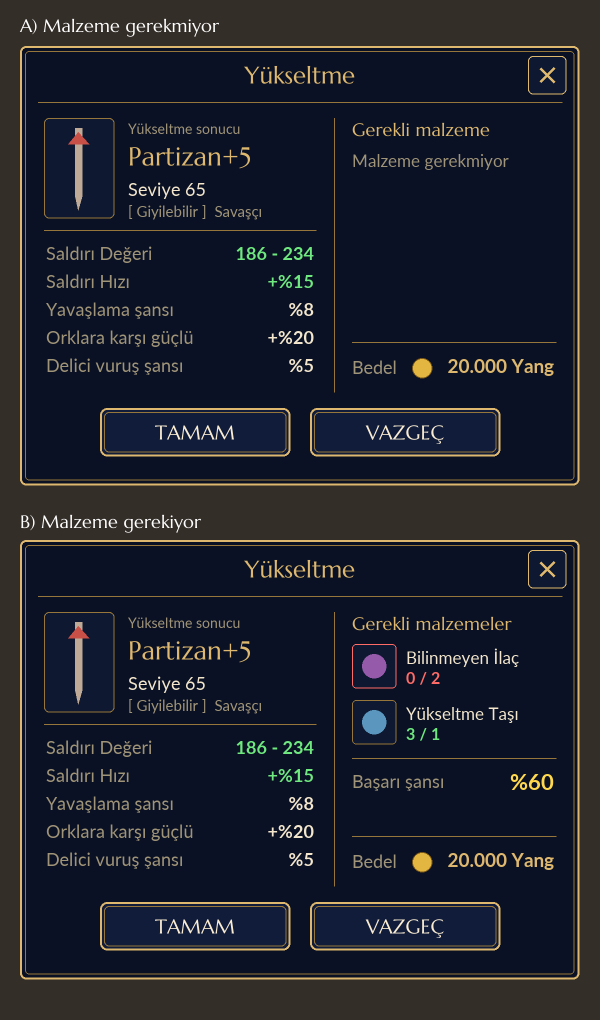
#> input picture mobile/yukseltme_taslak_genis.png, 1200 x 2040 px, given in place of zarf_tas.png, which was not available (shown at 1/2 size)
$ python build_akravon_whisper.py ../../yukseltme_taslak_genis.png ../../yukseltme_taslak.png
#> lines starting #> are read from the running program, lines starting #| are printed output that depends on the picture
# -*- coding: utf-8 -*-
# AKRAVON: fisilti gorselleri
#  mail_icon / mail_icon_green : HUD'da Sohbet ikonunun altina gelen zarf (Sohbet ikonuyla ayni bej / metal stil; green = okunmamis yanip sonme katmani)
#  wsp_min_1 / wsp_min_3 : fisilti penceresi kucult dugmesi (kapat dugmesiyle ayni cerceve, ortada tire)
#  wsp_me_* / wsp_other_* : mesaj balonlari (9 parca, kose 12 px): kendi mesajimiz yesil, gelen mesaj mavi, ince acik kenar
import os
import sys
import numpy as np
from PIL import Image, ImageDraw, ImageFilter

SS = 4
HERE = os.path.dirname(os.path.abspath(__file__))
PROJECT = os.path.join(HERE, '..', '..')
HUD = os.path.join(PROJECT, 'gorseller', 'mobile_ui', 'akravon', 'hud')
LEGACY = os.path.join(PROJECT, 'gorseller', 'ymir work', 'ui', 'akravon_legacy')
GOLD = (222, 184, 110, 255)


def MeanColor(path):
	im = np.array(Image.open(path).convert('RGBA')).astype(np.float32)
	mask = im[..., 3] > 200
	return tuple(int(v) for v in im[mask][:, :3].mean(axis = 0))


ART = os.path.join(HERE, 'ref_menu', 'ikon', 'zarf_tas.png')	# el yapimi tas kabartmali zarf (kaynak sanat)


def Envelope(tint = None):
	# kullanicinin tas kabartmali zarfi: kenar kirlerini temizle, kirp, 46 genislige indir, rengi Sohbet ikonuyla ayni tona cek
	art = Image.open(ART).convert('RGBA')
	a = np.array(art).astype(np.float32)
	# kenardaki yari saydam kir / benek: sert esik + acilim (erozyon sonra genisleme) ile ana govde disinda her sey silinir
	solid = Image.fromarray(((a[..., 3] > 200) * 255).astype(np.uint8), 'L')
	solid = solid.filter(ImageFilter.MinFilter(15)).filter(ImageFilter.MaxFilter(17))
	keep = np.array(solid) > 128
	a[..., 3] = np.where(keep, a[..., 3], 0)
	ys, xs = np.where(a[..., 3] > 0)
	art = Image.fromarray(a.astype(np.uint8), 'RGBA').crop((xs.min(), ys.min(), xs.max() + 1, ys.max() + 1))
	width = 40
	height = int(round(art.size[1] * width / float(art.size[0])))
	art = art.resize((width, height), Image.LANCZOS)
	px = np.array(art).astype(np.float32)
	mask = px[..., 3] > 200
	target = MeanColor(os.path.join(HUD, 'chat_icon.png'))
	current = px[mask][:, :3].mean(axis = 0)
	for channel in range(3):
		px[..., channel] = np.clip(px[..., channel] * (target[channel] / float(current[channel])), 0, 255)
	if tint:
		for channel in range(3):
			px[..., channel] = np.clip(px[..., channel] * 0.45 + tint[channel] * 0.75, 0, 255)
	icon = Image.fromarray(px.astype(np.uint8), 'RGBA')
	canvas = Image.new('RGBA', (54, 40), (0, 0, 0, 0))	# Gorev / Sohbet ikon sutunuyla ayni genislik (54): hizali
	canvas.alpha_composite(icon, ((54 - icon.size[0]) // 2, (40 - icon.size[1]) // 2))
	return canvas


def Minimize(state):
	big = Image.new('RGBA', (32 * SS, 32 * SS), (0, 0, 0, 0))
	d = ImageDraw.Draw(big)
	fill = (150, 112, 56, 255) if state == 'down' else (8, 11, 22, 255)
	d.rounded_rectangle((0, 0, 32 * SS - 1, 32 * SS - 1), 5 * SS, fill = fill, outline = GOLD, width = SS)
	col = (24, 16, 6, 255) if state == 'down' else GOLD
	d.line((8 * SS, 22 * SS, 24 * SS, 22 * SS), fill = col, width = 3 * SS)
	return big.resize((32, 32), Image.LANCZOS)


def Corner(fill, edge):
	# 12x12 kose: yaricap 11 yuvarlak, 1 px kenar, dolgu opak; kenar / dolgu duz seritlerle ayni renk
	size = 36
	big = Image.new('RGBA', (size * SS, size * SS), (0, 0, 0, 0))
	d = ImageDraw.Draw(big)
	d.rounded_rectangle((0, 0, size * SS - 1, size * SS - 1), 11 * SS, fill = fill + (255,), outline = edge + (255,), width = SS)
	return big.resize((size, size), Image.LANCZOS)


def Corners(im, prefix, out):
	c = 12
	w, h = im.size
	boxes = {'tl': (0, 0, c, c), 'tr': (w - c, 0, w, c), 'bl': (0, h - c, c, h), 'br': (w - c, h - c, w, h)}
	for (key, box) in boxes.items():
		im.crop(box).save(os.path.join(out, '%s_%s.png' % (prefix, key)))


if __name__ == '__main__':
	hud = sys.argv[1] if len(sys.argv) > 1 else HUD
	legacy = sys.argv[2] if len(sys.argv) > 2 else LEGACY
	os.makedirs(hud, exist_ok = True)
	os.makedirs(legacy, exist_ok = True)
	Envelope().save(os.path.join(hud, 'mail_icon.png'))
#> in Envelope, `solid = Image.fromarray(((a[..., 3] > 200) * 255).astype(np.uint8), 'L')`: solid: PIL image 1200x2040 L; every value is 255
#> in Envelope, `keep = np.array(solid) > 128`: keep: shape (2040, 1200) bool; every value is 1
#> in Envelope, `art = art.resize((width, height), Image.LANCZOS)`:
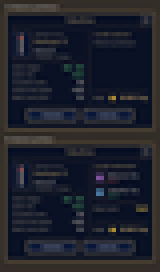
#> art: PIL image 40x68 RGBA (shown 4 times larger); mean R, G, B, A 31.1, 33.7, 43.5, 255
#> in Envelope, `mask = px[..., 3] > 200`: mask: shape (68, 40) bool; every value is 1
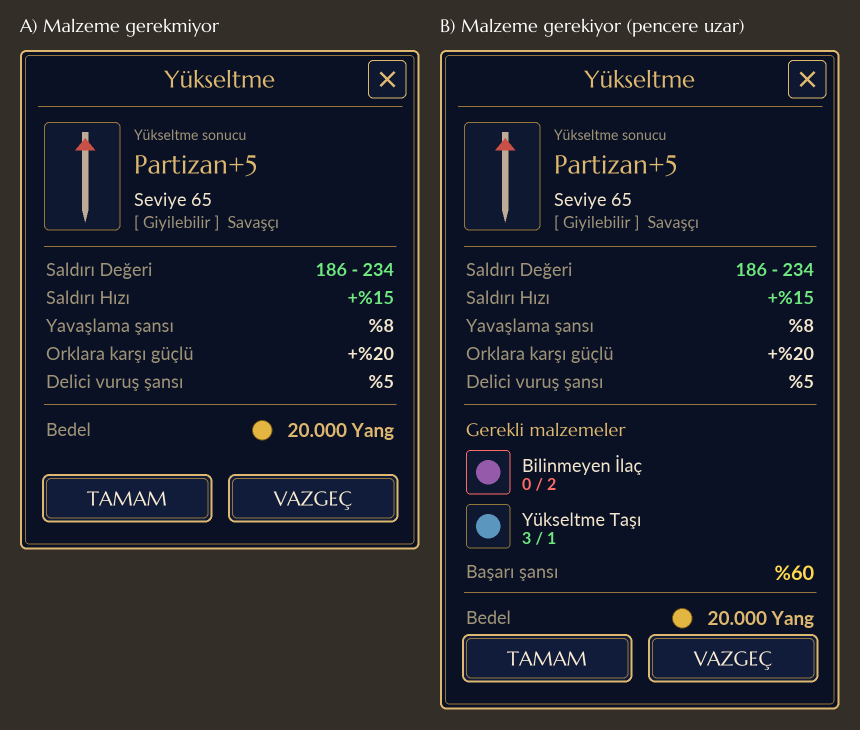
#> input picture mobile/yukseltme_taslak.png, 1720 x 1460 px, given in place of chat_icon.png, which was not available (shown at 1/2 size)
#> in MeanColor, `mask = im[..., 3] > 200`: mask: shape (1460, 1720) bool; every value is 1
#> in Envelope, `current = px[mask][:, :3].mean(axis = 0)`: current = [31.07, 33.67, 43.49]
#> in Envelope, `canvas = Image.new('RGBA', (54, 40), (0, 0, 0, 0))`: canvas: PIL image 54x40 RGBA; every value is 0
#> in Envelope, `canvas.alpha_composite(icon, ((54 - icon.size[0]) // 2, (40 - icon.siz..`:
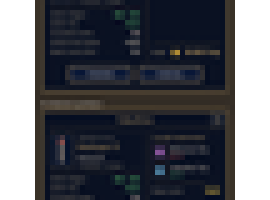
#> canvas: PIL image 54x40 RGBA (shown 5 times larger); mean R, G, B, A 22, 24.1, 30.6, 188.9; transparent parts drawn white
	Envelope((70, 235, 110)).save(os.path.join(hud, 'mail_icon_green.png'))
#> call 2 of Envelope, with tint = (70, 235, 110)
#> after the loop in Envelope (call 2), `for channel in range(3):`:
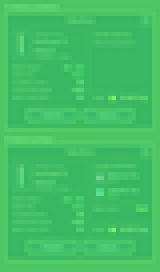
#> px: shape (68, 40, 4) float32 (shown 4 times larger); mean R, G, B, A 66.9, 191.5, 101.4, 255
#> in Envelope (call 2), `canvas.alpha_composite(icon, ((54 - icon.size[0]) // 2, (40 - icon.siz..`:
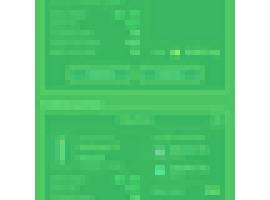
#> canvas: PIL image 54x40 RGBA (shown 5 times larger); mean R, G, B, A 48.6, 141.1, 74.8, 188.9; transparent parts drawn white
	Minimize('up').save(os.path.join(legacy, 'wsp_min_1.png'))
#> in Minimize, `big = Image.new('RGBA', (32 * SS, 32 * SS), (0, 0, 0, 0))`: big: PIL image 128x128 RGBA; every value is 0
	Minimize('down').save(os.path.join(legacy, 'wsp_min_3.png'))
	Corners(Corner((28, 98, 70), (96, 196, 140)), 'wsp_me', legacy)
#> in Corner, `big = Image.new('RGBA', (size * SS, size * SS), (0, 0, 0, 0))`: big: PIL image 144x144 RGBA; every value is 0
#> in Corner, `return big.resize((size, size), Image.LANCZOS)`:
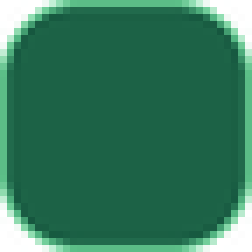
#> returned value: PIL image 36x36 RGBA (shown 7 times larger); mean R, G, B, A 37.1, 109.1, 78.7, 234; transparent parts drawn white
#> in Corners, `c = 12`: c = 12
#> in Corners, `boxes = {'tl': (0, 0, c, c), 'tr': (w - c, 0, w, c), 'bl': (0, h - c, ..`: boxes = {'tl': (0, 0, 12, 12), 'tr': (24, 0, 36, 12), 'bl': (0, 24, 12, 36), 'br': (24, 24, 36, 36)}
#> the loop in Corners, `for (key, box) in boxes.items():` made 4 passes
	Corners(Corner((34, 54, 104), (110, 146, 224)), 'wsp_other', legacy)
#> call 2 of Corner, with fill = (34, 54, 104), edge = (110, 146, 224)
#> in Corner (call 2), `return big.resize((size, size), Image.LANCZOS)`:
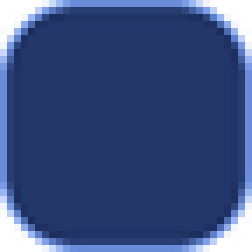
#> returned value: PIL image 36x36 RGBA (shown 7 times larger); mean R, G, B, A 45.3, 66.2, 118.2, 234; transparent parts drawn white
#> the loop in Corners (call 2), `for (key, box) in boxes.items():` made 4 passes
	print('fisilti gorselleri ->', os.path.abspath(hud), os.path.abspath(legacy))
#| fisilti gorselleri -> mobile/yukseltme_taslak_genis.png mobile/yukseltme_taslak.png
